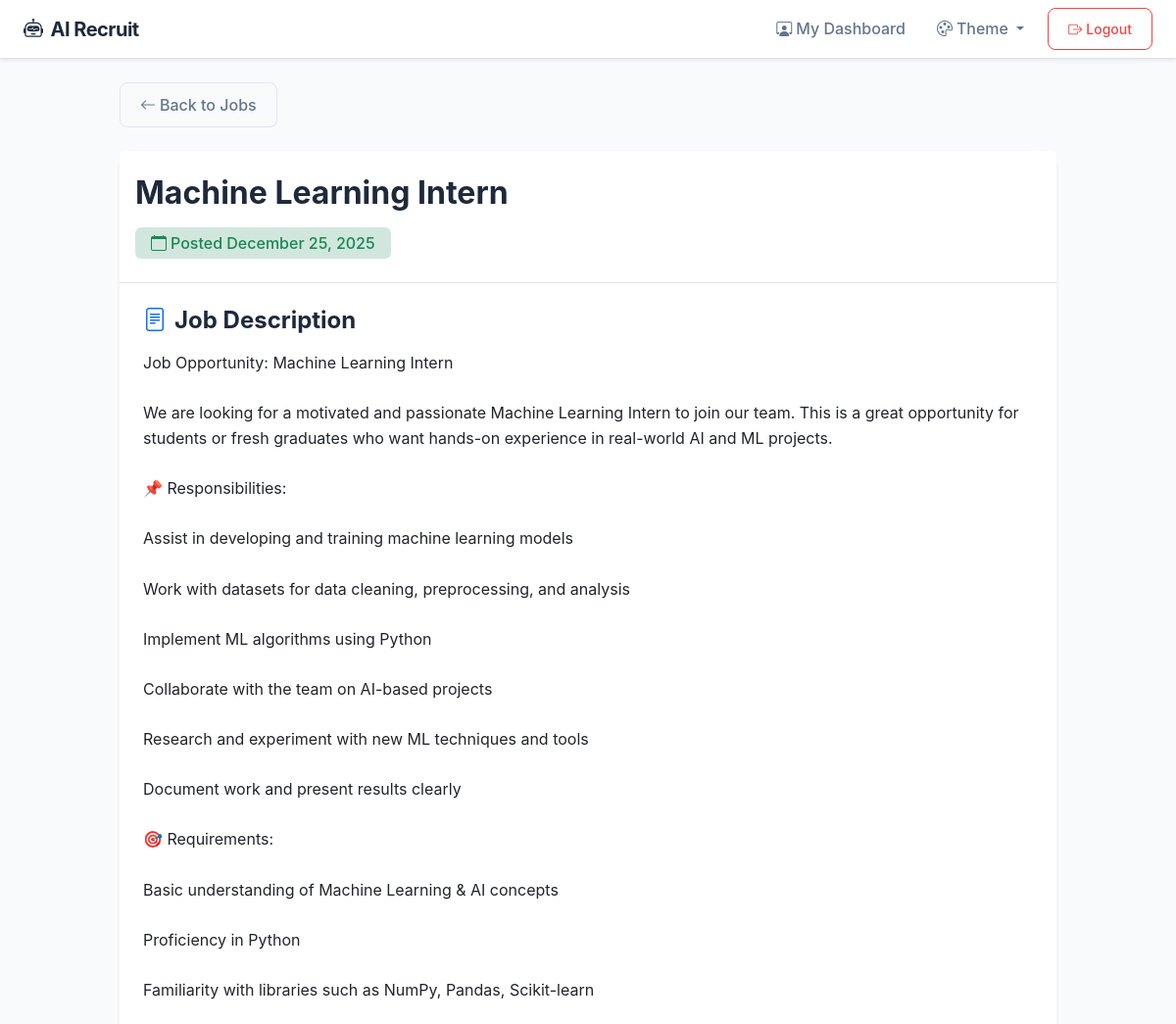
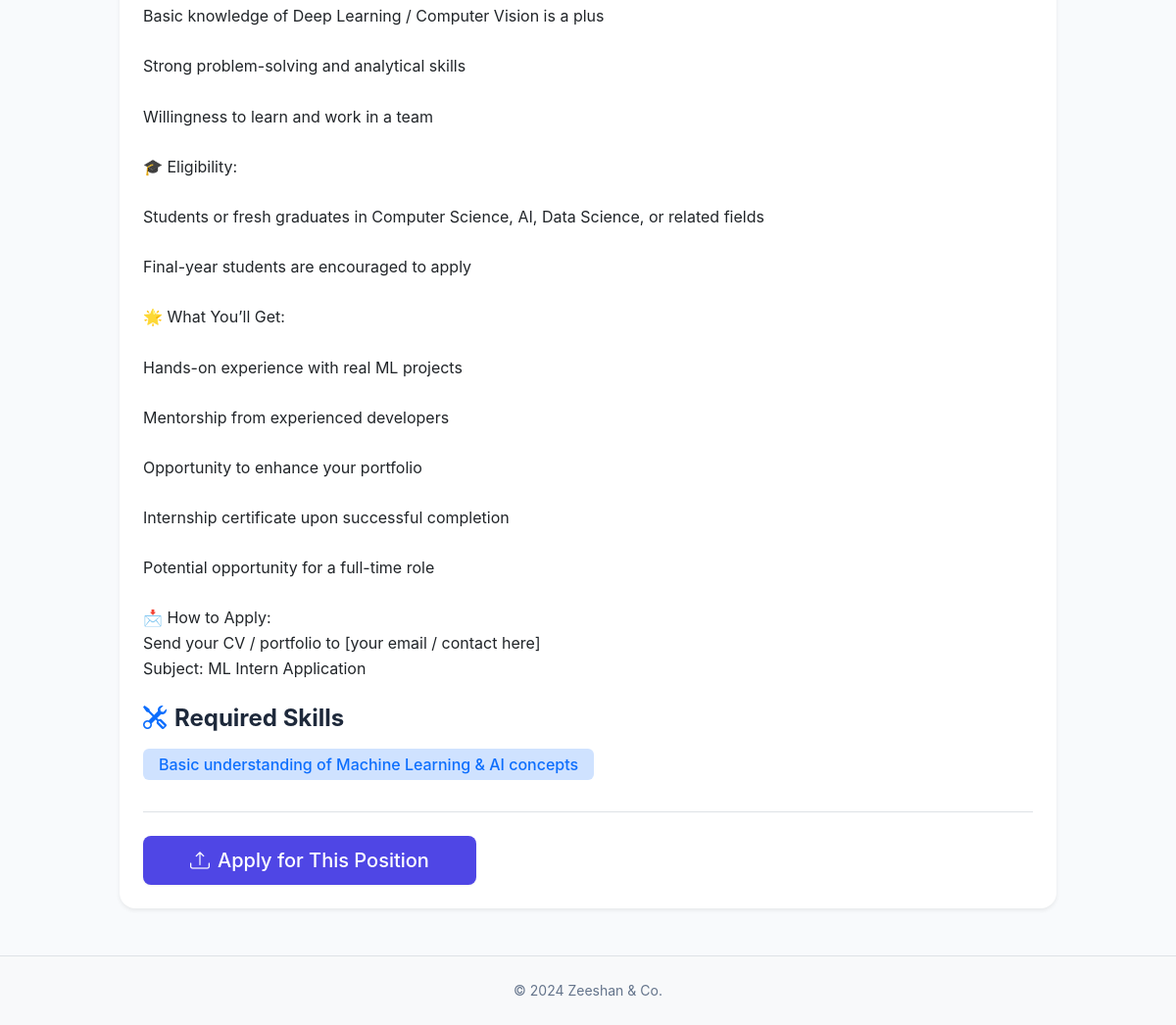
The app's page /candidate/jobs/2 (signed in) with its own data (2 pictures, top to bottom).
### models.py (models this page shows)
class JobPosting(db.Model):
    __tablename__ = "job_postings"
    id = db.Column(db.Integer, primary_key=True)
    title = db.Column(db.String(120), nullable=False)
    description = db.Column(db.Text, nullable=False)
    required_skills = db.Column(db.Text, nullable=False)
    recruiter_id = db.Column(db.Integer, db.ForeignKey("users.id"))
    created_at = db.Column(db.DateTime, default=datetime.utcnow)
    recruiter = db.relationship("User", backref="jobs")
    job_type = db.Column(db.String(20), default="Full-time")  # Full-time, Part-time, Internship, Contract
    work_mode = db.Column(db.String(20), default="Onsite")  # Remote, Onsite, Hybrid
    company_name = db.Column(db.String(120), nullable=True)
    location = db.Column(db.String(120), nullable=True)
    experience_level = db.Column(db.String(50), nullable=True)  # Entry, Mid, Senior, Executive

### app.py (the view)
    @app.route("/candidate/jobs/<int:job_id>")
    @role_required("candidate")
    def job_details(job_id):
        job = JobPosting.query.get_or_404(job_id)
        return render_template("job_details.html", job=job)

### app.py (called while the page is built)
def create_app():
    ensure_instance_dirs()
    app = Flask(__name__)
    app.config.from_object(Config)
    db.init_app(app)
    Migrate(app, db)
    @app.before_request
    def ensure_upload_dir():
        Path(app.config["UPLOAD_FOLDER"]).mkdir(parents=True, exist_ok=True)
    register_routes(app)
    with app.app_context():
        db.create_all()
        seed_demo_users(db.session)
    return app

def role_required(role):
    def decorator(fn):
        @wraps(fn)
        def wrapper(*args, **kwargs):
            if "user_id" not in session:
                flash("Please login to access this page", "warning")
                return redirect(url_for("login"))
            if session.get("role") != role:
                flash("Unauthorized access", "danger")
                return redirect(url_for("login"))
            return fn(*args, **kwargs)
        return wrapper
    return decorator

### templates/job_details.html (shortened to what this page needs)
{% extends "base.html" %}
{% block content %}
<div class="container-fluid px-4 py-4">
  <div class="row justify-content-center">
    <div class="col-lg-10">
      <div class="mb-4">
        <a href="{{ url_for('candidate_dashboard') }}" class="btn btn-outline-secondary">
          <i class="bi bi-arrow-left me-1"></i>Back to Jobs
        </a>
      </div>
      <div class="card shadow-sm border-0 mb-4">
        <div class="card-header bg-white border-bottom py-4">
          <div class="d-flex justify-content-between align-items-start">
            <div class="flex-grow-1">
              <h2 class="fw-bold mb-2">{{ job.title }}</h2>
              <div class="d-flex flex-wrap gap-2 mt-3">
                <span class="badge bg-success-subtle text-success fs-6 px-3 py-2">
                  <i class="bi bi-calendar me-1"></i>Posted {{ job.created_at.strftime('%B %d, %Y') }}
                </span>
              </div>
            </div>
          </div>
        </div>
        <div class="card-body p-4">
          <div class="mb-4">
            <h4 class="fw-bold mb-3">
              <i class="bi bi-file-text me-2 text-primary"></i>Job Description
            </h4>
            <div class="job-description-content">
              {{ job.description|replace('\n', '<br>')|safe }}
            </div>
          </div>
          <div class="mb-4">
            <h4 class="fw-bold mb-3">
              <i class="bi bi-tools me-2 text-primary"></i>Required Skills
            </h4>
            <div class="skill-tags">
              {% for skill in job.required_skills.split(',') %}
              <span class="badge bg-primary-subtle text-primary fs-6 px-3 py-2 me-2 mb-2">{{ skill.strip() }}</span>
              {% endfor %}
            </div>
          </div>
          <div class="mt-4 pt-4 border-top">
            <button class="btn btn-primary btn-lg px-5" data-bs-toggle="modal" data-bs-target="#applyModal">
              <i class="bi bi-upload me-2"></i>Apply for This Position
            </button>
          </div>
        </div>
      </div>
    </div>
  </div>
</div>
{% endblock %}

### static/css/style.css (style rules this page uses)
:root { --primary-color: #4f46e5; --primary-hover: #4338ca; --primary-light: #6366f1; --secondary-color: #64748b; --success-color: #10b981; --warning-color: #f59e0b; --danger-color: #ef4444; --info-color: #3b82f6; --bg-primary: #ffffff; --bg-secondary: #f8fafc; --bg-tertiary: #f1f5f9; --bg-elevated: #ffffff; --text-primary: #1e293b; --text-secondary: #64748b; --text-muted: #94a3b8; --text-inverse: #ffffff; --border-color: #e2e8f0; --border-light: #f1f5f9; --shadow-sm: 0 1px 2px 0 rgb(0 0 0 / 0.05); --shadow-md: 0 4px 6px -1px rgb(0 0 0 / 0.1), 0 2px 4px -2px rgb(0 0 0 / 0.1); --shadow-lg: 0 10px 15px -3px rgb(0 0 0 / 0.1), 0 4px 6px -4px rgb(0 0 0 / 0.1); --shadow-xl: 0 20px 25px -5px rgb(0 0 0 / 0.1), 0 8px 10px -6px rgb(0 0 0 / 0.1); --radius-sm: 0.375rem; --radius-md: 0.5rem; --radius-lg: 0.75rem; --radius-xl: 1rem; --radius-2xl: 1.5rem; --transition: all 0.3s cubic-bezier(0.4, 0, 0.2, 1); --transition-fast: all 0.15s cubic-bezier(0.4, 0, 0.2, 1); }
* { transition: background-color 0.3s ease, color 0.3s ease, border-color 0.3s ease, box-shadow 0.3s ease; }
body { background: var(--bg-secondary); color: var(--text-primary); font-family: -apple-system, BlinkMacSystemFont, 'Segoe UI', Roboto, 'Helvetica Neue', Arial, sans-serif; line-height: 1.6; min-height: 100vh; }
.card { border: 1px solid var(--border-color); border-radius: var(--radius-xl); background: var(--bg-elevated); transition: var(--transition); box-shadow: var(--shadow-sm); }
.card-header { background: var(--bg-elevated); border-bottom: 1px solid var(--border-color); color: var(--text-primary); }
.badge { font-weight: 500; padding: 0.35em 0.65em; border-radius: var(--radius-sm); }
.skill-tags { display: flex; flex-wrap: wrap; gap: 0.5rem; }
.btn { border-radius: var(--radius-md); font-weight: 500; padding: 0.625rem 1.25rem; transition: var(--transition); border: none; position: relative; overflow: hidden; }
.btn-primary { background: var(--primary-color); color: white; box-shadow: var(--shadow-sm); }
.btn-outline-secondary { border: 1.5px solid var(--border-color); color: var(--text-secondary); background: transparent; }
h1, h2, h3, h4, h5, h6 { color: var(--text-primary); }

### records on screen
JobPosting: title "Machine Learning Intern", created_at "December 25, 2025", description "Job Opportunity: Machine Learning Intern We are looking for a motivated and passionate Machine Learning Intern to join our team. This is a great opportunity for students or fresh graduates who want hands-on experience in real-world AI and ML projects. 📌 Responsibilities: Assist in developing and training machine learning models Work with datasets for data cleaning, preprocessing, and analysis Implement ML algorithms using Python Collaborate with the team on AI-based projects Research and experiment with new ML techniques and tools Document work and present results clearly 🎯 Requirements: Basic understanding of Machine Learning & AI concepts Proficiency in Python Familiarity with libraries…", strip "Basic understanding of Machine Learning & AI concepts"
